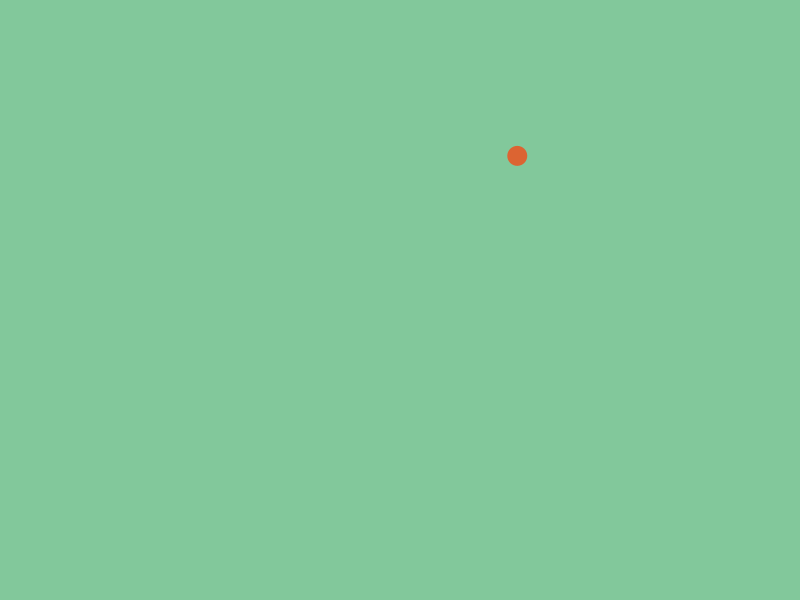
Frame 1 (no input)
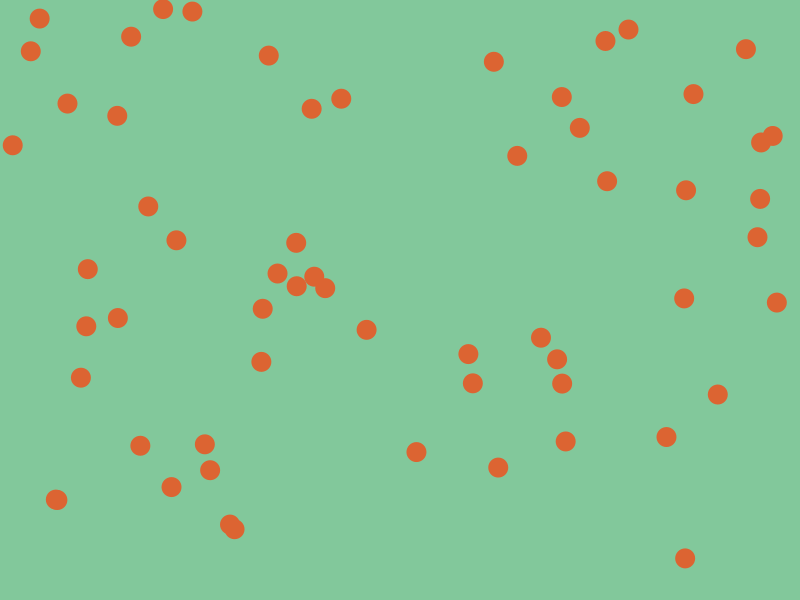
Frame 60 (the mouse pressed at the canvas centre just before this capture)
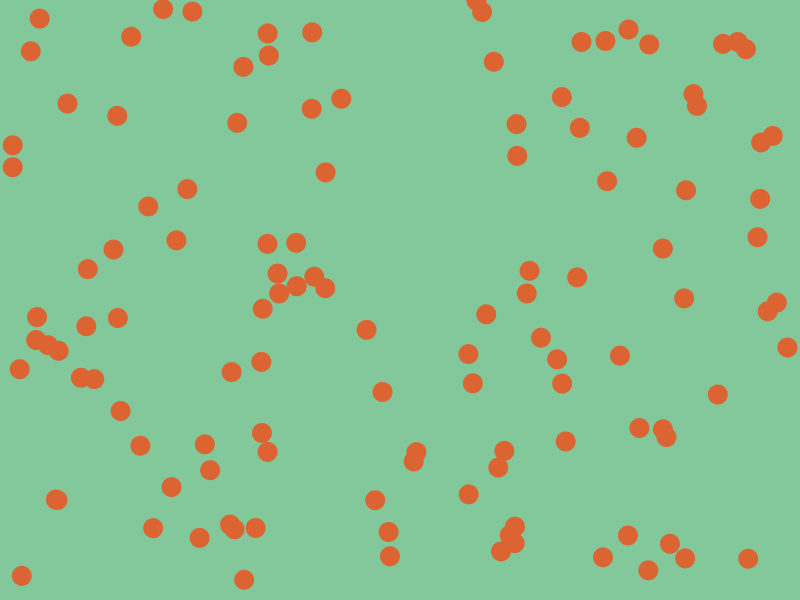
Frame 120 (the mouse held since frame 60 and released just before this capture)

The Processing sketch that drew these frames (run headless with seeded random() and noise(); from frame 60 on, the mouse is pressed at the canvas centre):

// Processing sketch: question_1
// ── question_1.pde
// set up

void setup() {
    size(800, 600);
    background(130, 200, 155);
}

// the draw
void draw() {
    frameRate(120);
    drawCircles();
}

// the circle
void drawCircles() {
    noStroke();
    fill(220, 100, 50);
    circle(random(width), random(height), 20);
}
